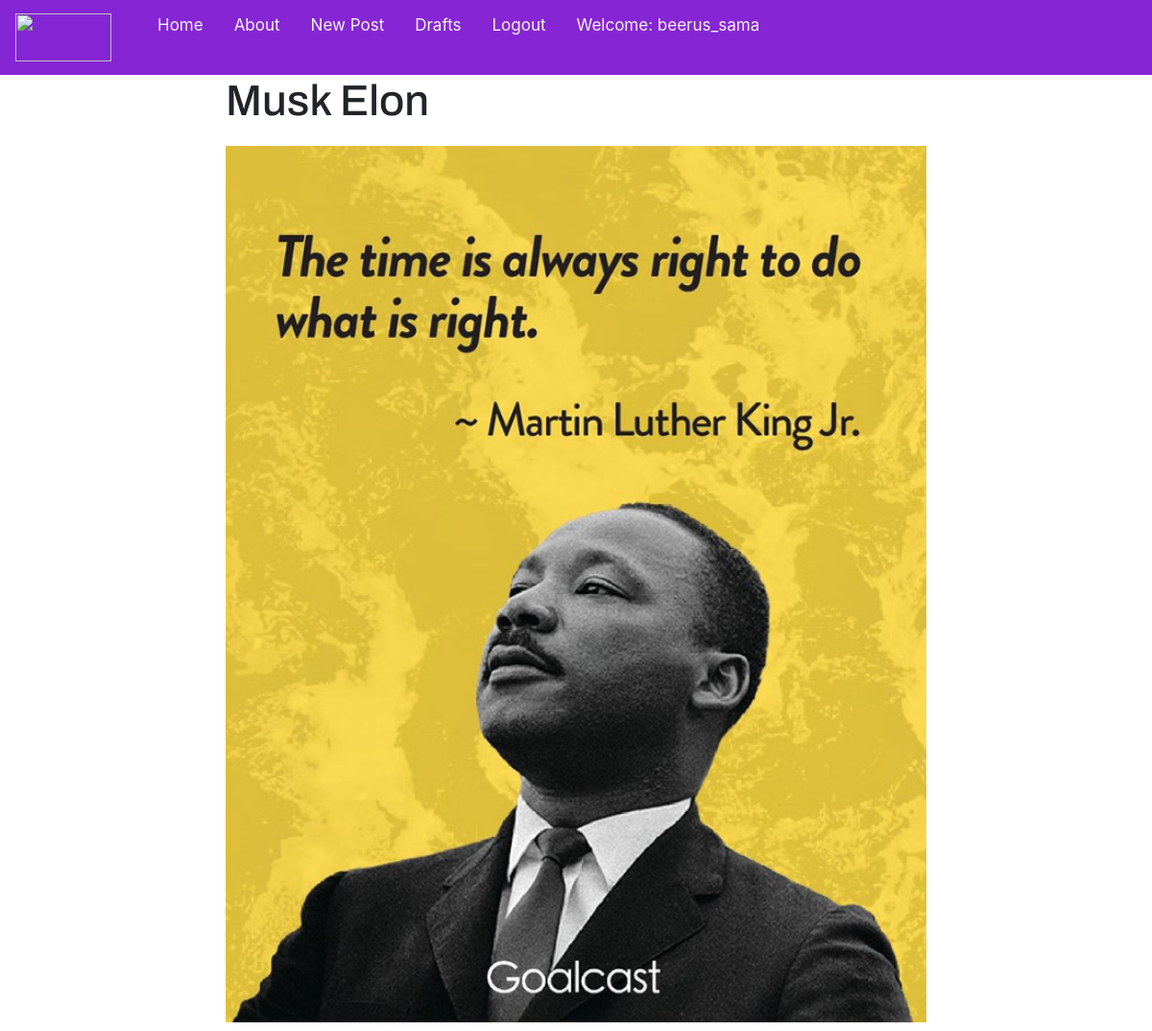
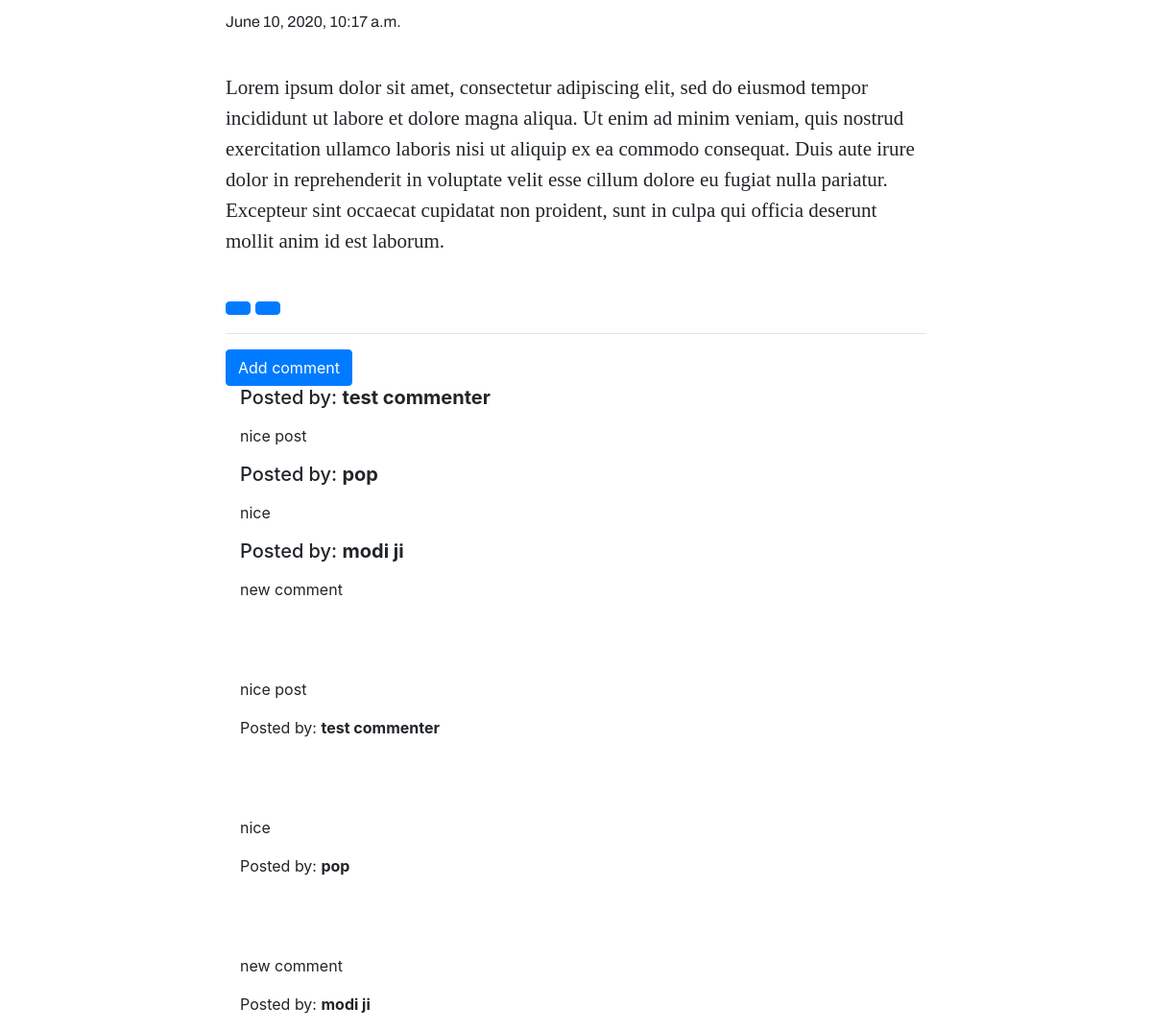
/post/18 (signed in), run on the app's committed database (2 pictures, top to bottom).
### basic_app/models.py (models this page shows, shortened)
class Post(models.Model):
    author=models.ForeignKey('auth.User',on_delete=models.CASCADE)
    title=models.CharField(max_length=256)
    text=models.TextField()
    create_date=models.DateTimeField(default=timezone.now())
    published_date=models.DateTimeField(blank=True,null=True)
    blog_pic=models.ImageField(upload_to='blog_pics/',blank=True,default='blog_pics/django-logo-negative.png')

class Comment(models.Model):
    post=models.ForeignKey('basic_app.Post',related_name='comments',on_delete=models.CASCADE)
    author=models.CharField(max_length=256)
    text=models.TextField()
    create_date=models.DateTimeField(default=timezone.now())
    approved_comments=models.BooleanField(default=False)

### basic_app/views.py (the view)
# urls.py: url(r'^post/(?P<pk>\d+)$',views.PostDetailView.as_view(),name='post_detail'),
class PostDetailView(DetailView):
    model=Post

### basic_app/templates/basic_app/post_detail.html (shortened to what this page needs)
{% extends 'basic_app/base.html' %}
{% block content %}
        <h1 class='posttitle loader postHeader'>{{ post.title }}</h1>
        {% if post.published_date %}
        <img class="image" src="{{ post.blog_pic.url }}">
            <div class="date postdate" style="font-family: 'Archivo', sans-serif;">
                {{ post.published_date }}
            </div>
        {% else %}
            <a class="btn btn-default" href="{% url 'post_publish' pk=post.pk %}">Publish</a>
        {% endif %}
        <div class="blogPost">
            <p class='postcontent postText font-weight-normal'>{{ post.text|safe|linebreaksbr }}</p>
        </div>
      {% if user.is_authenticated %}
          <a class="btn btn-primary" href="{% url 'post_edit' pk=post.pk %}"></a>
          <a class="btn btn-primary" href="{% url 'post_remove' pk=post.pk %}"></a>
      {% endif %}
  <hr>
  <a class="btn btn-primary btn-comment" href="{% url 'add_comment_to_post' pk=post.pk %}">Add comment</a>
  <div class="container">
{% for comment in post.comments.all %}
<h5>Posted by: <strong>{{ comment.author }}</strong></h5>
<p>{{ comment.text|safe|linebreaks }}</p>
{% endfor %}
  {% for comment in post.comments.all %}
  <br>
      {% if user.is_authenticated or comment.approved_comment %}
              {% if not comment.approved_comment %}
                  <a class="btn btn-default" href="{% url 'comment_remove' pk=comment.pk %}"></a>
                  <a class="btn btn-default" href="{% url 'comment_approve' pk=comment.pk %}"></a>
              {% endif %}
          <p>{{ comment.text|safe|linebreaks }}</p>
          <p>Posted by: <strong>{{ comment.author }}</strong></p>
      {% endif %}
  {% empty %}
      <p>No comments posted.</p>
  {% endfor %}
</div>
{% endblock %}

### basic_app/templates/basic_app/base.html (shortened to what this page needs)
<!DOCTYPE html>
{% load staticfiles %}
<html>
    <head>
        <link rel="stylesheet" href="https://stackpath.bootstrapcdn.com/bootstrap/4.5.0/css/bootstrap.min.css">
        <link rel="stylesheet" href="//cdn.jsdelivr.net/medium-editor/latest/css/medium-editor.min.css" type="text/css" media="screen" charset="utf-8">
        <link rel="stylesheet" href="{% static 'css/new_style.css' %}">
    <body class='loader'>
    <div class="topnav" id="myTopnav">
        <a class="navbar-brand" href="#">
            <img src="../../../media/white-logo.png" height="50" width="100" class="image-fluid">
        </a>
        <a class="active" href="{% url 'post_list' %}">Home</a>
        <a class="nav-link" href="{% url 'about'%}">About</a>
        {% if user.is_authenticated %}
        <a class="nav-link" href="{% url 'post_new' %}">New Post</a>
        <a class="nav-link" href="{% url 'post_draft_list' %}">Drafts</a>
        <a class="nav-link" href="{% url 'logout' %}">Logout</a>
        <a class="nav-link">Welcome: {{ user.username }}</a>
        {% else %}
        <a class="nav-tag" href="{% url 'login' %}">
            <span class="glyphicon glyphicon-user"></span>
        </a>
        {% endif %}
    </div>
    <section class="">
       <div class="content container">
            <div class="row">
                <div class="col-0 col-md-2">
                </div>
                <div class="col-12 col-md-8 ">
                  <div class="blog_posts">
                        {% block content %}
                        {% endblock %}
                    </div>
                </div>
                <div class="col-0 col-md-2">
                </div>
            </div>
        </div>
    </section>
</body>
</html>

### basic_app/templates/basic_app/base.html (style rules this page uses)
.topnav { overflow: hidden; background-color: #8625d4; }
.topnav a { float: left; display: block; color: #f2f2f2; text-align: center; padding: 14px 16px; text-decoration: none; font-size: 17px; }
.topnav a.active { color: #f2f2f2; }

### basic_app/templates/basic_app/post_detail.html (style rules this page uses)
.postHeader { font-family: 'Archivo',sans-serif; font-size: 45px; text-align: left; }
.image { width: 100%; height:auto; object-fit: cover; display: block; margin:20px 0px; }
.postText { font-size: 20px; }
.blogPost p { font-family:medium-content-serif-font, Georgia, Cambria, "Times New Roman", Times, serif; font-size:21px; line-height:32px; margin-bottom:5vh; }

### data on the page
Post: title "Musk Elon", blog_pic (picture), published_date "June 10, 2020, 10:17 a.m.", text "Lorem ipsum dolor sit amet, consectetur adipiscing elit, sed do eiusmod tempor incididunt ut labore et dolore magna aliqua. Ut enim ad minim veniam, quis nostrud exercitation ullamco laboris nisi ut aliquip ex ea commodo consequat. Duis aute irure dolor in reprehenderit in voluptate velit esse cillum dolore eu fugiat nulla pariatur. Excepteur sint occaecat cupidatat non proident, sunt in culpa qui officia deserunt mollit anim id est laborum."
Comment: author "test commenter", text "nice post"
Comment: author "pop", text "nice"
Comment: author "modi ji", text "new comment"

### other printed values
{{ user.username }} "beerus_sama"
